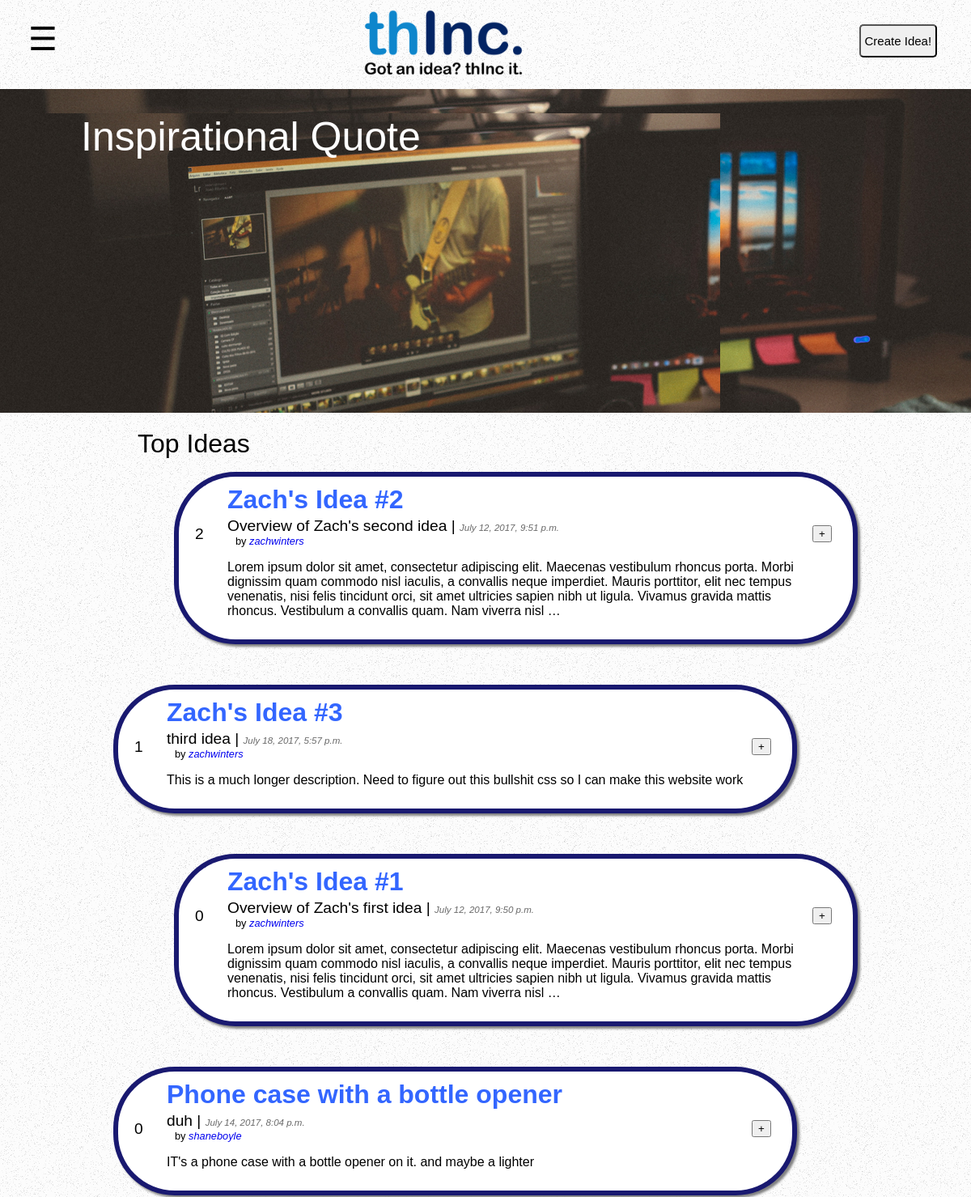
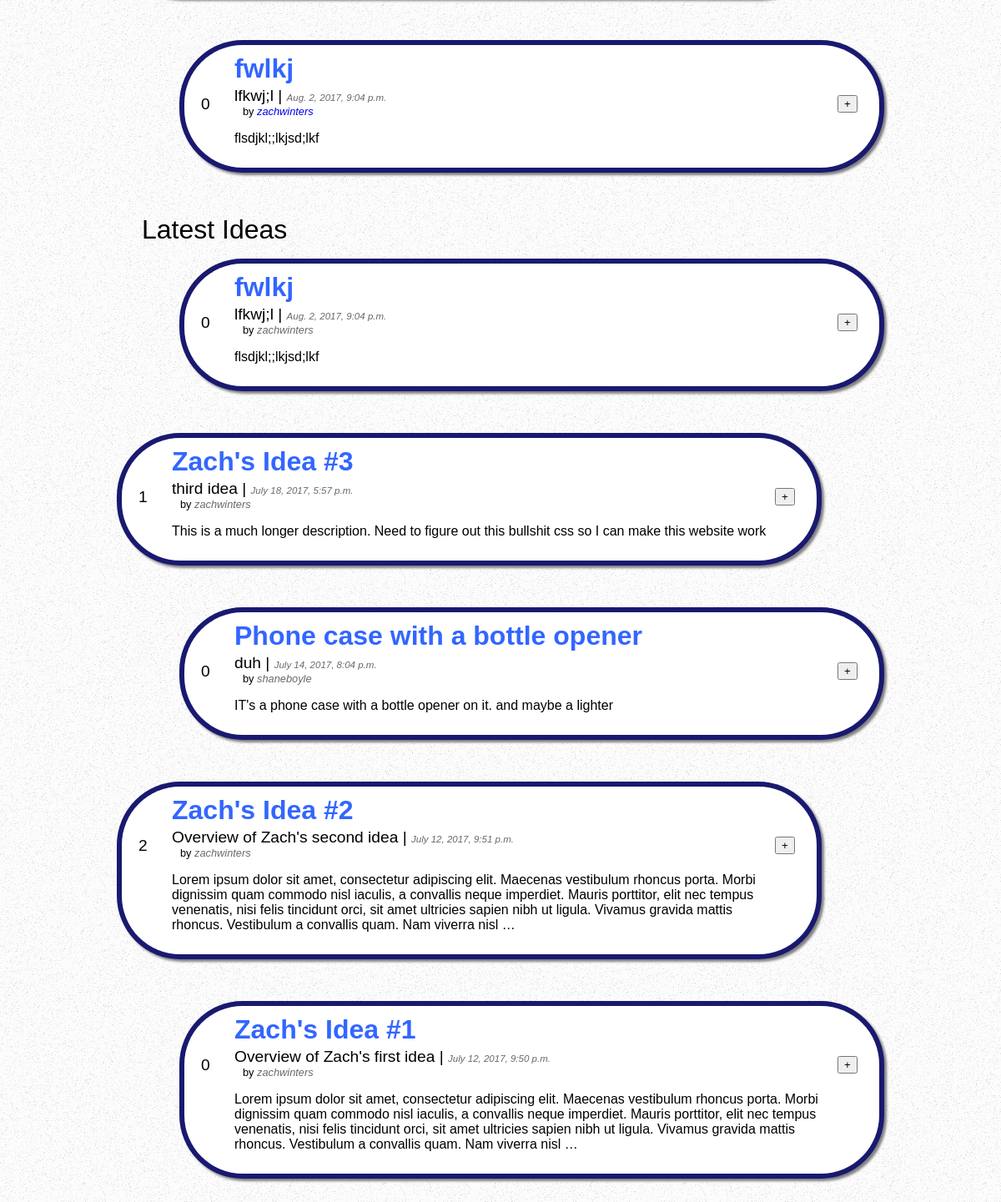
The page / on the database its author committed (2 pictures, top to bottom).
### thinc/models.py (models this page shows, shortened)
class Idea(models.Model):
	user = models.ForeignKey('auth.User')
	name = models.CharField(max_length=255, default="", editable=True)
	overview = models.TextField()
	description = models.TextField()
	published_date = models.DateTimeField(auto_now_add=True, null=True)
	updated_date = models.DateTimeField(auto_now=True, auto_now_add=False, null=True)
	votes = models.IntegerField(default=0)
	slug = models.SlugField(unique=True)

### thinc/views.py (the view)
# urls.py: url(r'^$', views.index, name='home'),
def index(request):
    ideas = Idea.objects.order_by('-published_date')
    top_ideas = Idea.objects.order_by('-votes')
    return render(request, 'index.html', {
        'ideas': ideas,
        'top_ideas': top_ideas,
    })

### thinc/templates/index.html (shortened to what this page needs)
{% extends 'base.html' %}
{% load staticfiles %}
{% block content %}
<div class="banner">
    <div class="banner_content">
        <h1 class="banner">Inspirational Quote</h1>
    </div>
</div>
<div class="block">
<h1 style="margin-left: 50px">Top Ideas</h1>
<ul>
    {% for idea in top_ideas %}
    <li>
        <div class="idea_section">
            <div class="idea_outer">
                <div class="idea">
                    <div class="voting">
                        <form role="form" method="post">
                            <input type="submit" name="voteup" value="+">
                        </form>
                    </div>
                    <div class="votes">
                        <h3>{{ idea.votes }}</h3>
                    </div>
                    <div class="the_rest">
                        <h2>
                        	<a class="idea_name" href="{% url 'idea_detail' slug=idea.slug %}">{{ idea.name }}
                    		</a>
                        </h2>
                        <h3>{{ idea.overview }} | <span class="published_date">{{ idea.published_date }}</span></h3>
                        <p class="username">by <i class="username"><a href="{% url 'profile' %}">{{ idea.user }}</a></i></p>
                        <p>{{ idea.description|truncatewords:50 }}</p>
                    </div>
                </div>
            </div>
        </div>
    </li>
    {% endfor %}
</ul>
<h1 style="margin-left: 50px">Latest Ideas</h1>
    <ul>
    {% for idea in ideas %}
    <li>
        <div class="idea_section">
            <div class="idea_outer">
                <div class="idea">
                    <div class="voting">
                        <form role="form" method="post">
                            <input type="submit" name="voteup" value="+">
                        </form>
                    </div>
                    <div class="votes">
                        <h3>{{ idea.votes }}</h3>
                    </div>
                    <div class="the_rest">
                        <h2>
                            <a class="idea_name" href="{% url 'idea_detail' slug=idea.slug %}">{{ idea.name }}
                            </a>
                        </h2>
                        <h3>{{ idea.overview }} | <span class="published_date">{{ idea.published_date }}</span></h3>
                        <p class="username">by <i class="username">{{ idea.user }}</i></p>
                        <p>{{ idea.description|truncatewords:50 }}</p>
                    </div>
                </div>
            </div>
        </div>
    </li>
    {% endfor %}
</ul>
</div>
{% endblock content %}

### thinc/static/css/styleJS.css (style rules this page uses)
body { font-family: "Arial Rounded MT Bold", Helvetica, sans-serif; transition: background-color .5s; margin: 0; background-image: url("../images/noise.png"); }
.block { padding: 0; margin: 20px 10%; }
.username { font-size: .8em; margin: 0 0 0 10px; }
.username i { font-size: 1em; margin: 0; color: #696969; }
.banner { height: 400px; width: 100%; overflow-x: hidden; overflow-y: hidden; background-image: url("../images/background.png"); margin: 0 0 20px; }
.banner h1 { text-indent: 50px; margin: 30px 50px; color: white; font-size: 50px; word-wrap: break-word; }
.banner_content { width: 70%; }
.idea_outer { margin: 10px 20px 50px; padding: 6px; background-color: #191970; border-radius: 76px; transition: 0.5s; box-shadow: 3px 3px 3px grey; }
.idea { padding: 10px; border-radius: 70px; background-color: white; min-height: 100px; transition: 0.5s; }
.voting { margin: 50px 0; width: 40px; float: right; clear: both; display: block; }
.votes { padding-left: 10px; margin: 50px 0; width: 40px; float: left; }
.the_rest { margin: 0 50px; }
.published_date { font-style: italic; color: #696969; font-size: .6em; }
a { text-decoration: none; }
a.idea_name { color: #3366ff; transition: 0.5s; }
h1, h3, h4, h5, h6 { margin: 0; padding: 0; font-weight: normal; }
h2 { font-size: 2em; margin: 0 0 3px; padding: 0; }
h3 { font-size: 1.2em; }
ul, li { margin-left: 0; padding-left: 0; list-style: none; }
li:nth-of-type(odd) { padding-left: 75px; }
li:nth-of-type(even) { padding-right: 75px; }
p { font-size: 16px; }

### rows shown on the page
Idea: votes "2", name "Zach's Idea #2", overview "Overview of Zach's second idea", published_date "July 12, 2017, 9:51 p.m.", user "zachwinters", description "Lorem ipsum dolor sit amet, consectetur adipiscing elit. Maecenas vestibulum rhoncus porta. Morbi dignissim quam commodo nisl iaculis, a convallis neque imperdiet. Mauris porttitor, elit nec tempus venenatis, nisi felis tincidunt orci, sit amet ultricies sapien nibh ut ligula. Vivamus gravida mattis rhoncus. Vestibulum a convallis quam. Nam viverra nisl …"
Idea: votes "1", name "Zach's Idea #3", overview "third idea", published_date "July 18, 2017, 5:57 p.m.", user "zachwinters", description "This is a much longer description. Need to figure out this bullshit css so I can make this website work"
Idea: votes "0", name "Zach's Idea #1", overview "Overview of Zach's first idea", published_date "July 12, 2017, 9:50 p.m.", user "zachwinters", description "Lorem ipsum dolor sit amet, consectetur adipiscing elit. Maecenas vestibulum rhoncus porta. Morbi dignissim quam commodo nisl iaculis, a convallis neque imperdiet. Mauris porttitor, elit nec tempus venenatis, nisi felis tincidunt orci, sit amet ultricies sapien nibh ut ligula. Vivamus gravida mattis rhoncus. Vestibulum a convallis quam. Nam viverra nisl …"
Idea: votes "0", name "Phone case with a bottle opener", overview "duh", published_date "July 14, 2017, 8:04 p.m.", user "shaneboyle", description "IT's a phone case with a bottle opener on it. and maybe a lighter"
Idea: votes "0", name "fwlkj", overview "lfkwj;l", published_date "Aug. 2, 2017, 9:04 p.m.", user "zachwinters", description "flsdjkl;;lkjsd;lkf"
